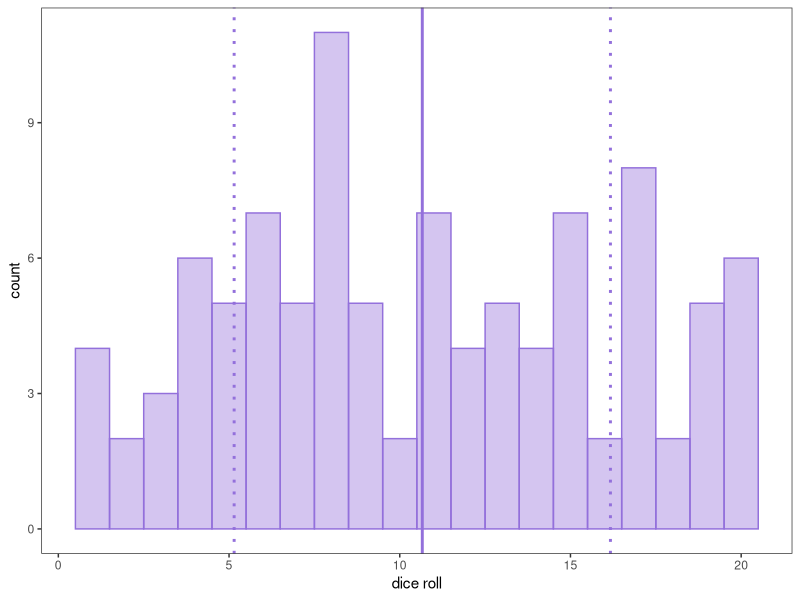

Source code (R):
## ---- chunk 1
#set rmarkdown options
knitr::opts_chunk$set(echo = TRUE, message = FALSE, warning = FALSE, fig.height = 5, fig.width = 8, attr.output='style="max-height: 200px;"') 

#load libraries
library(tidyverse)
## ---- chunk 2

#make vector of numbered die sides (1-20)
dice <- c(1:20)

#Monte Carlo simulation of 100 rolls of 20 sided die
sim <- sample(dice, size = 100, replace = TRUE)

#mean of simulated rolls
sim_mean <- mean(sim)

#standard deviation of simulated rolls
sim_sd <- sd(sim)
## ---- chunk 3
#plot frequency distribution of simulated rolls
ggplot(as.data.frame(sim), aes(x=sim)) + 
  geom_histogram(binwidth=1, color = "mediumpurple", fill = "mediumpurple", alpha = 0.4) +
  theme_bw() +
  theme(panel.grid.major = element_blank(), panel.grid.minor = element_blank()) +
  xlab("dice roll") +
  geom_vline(aes(xintercept=sim_mean),
            color="mediumpurple", linetype="solid", size=1) +
  geom_vline(aes(xintercept=sim_mean+sim_sd),
            color="mediumpurple", linetype="dotted", size=1) +
  geom_vline(aes(xintercept=sim_mean-sim_sd),
            color="mediumpurple", linetype="dotted", size=1)

## ---- chunk 4
#make vector of numbered dice sides (1-20)
dice <- c(1:20)

#set probability of rolling any one side on a fair-sided die
prob <- 1/length(dice)

#calculate mean of probability distribution
expected <- sum(dice*prob)

#calculate the variance
vnc <- sum(((dice-expected)^2)*prob)

#calculate standard deviation 
stdev <- sqrt(vnc)
## ---- chunk 5
#Monte Carlo simulation of 10,000 rolls of 20 sided die
sim2 <- sample(dice, size = 10000, replace = TRUE)

#mean of simulated rolls
sim2_mean <- mean(sim2)

#standard deviation of simulated rolls
sim2_sd <- sd(sim2)
